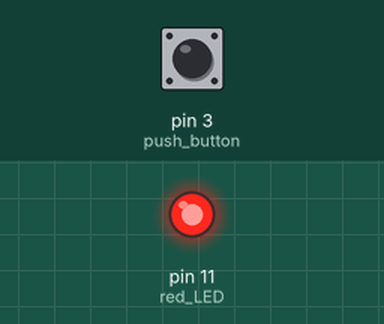
Recording of a sketch running on a simulated Arduino Uno, built with avr-gcc and run on an emulated ATmega328P. Shown: output pins drawn as LEDs (lit = HIGH). Inputs (shaded band) come from the test bench; at power-on: pin 3 (push_button) LOW. What the sketch prints to the serial monitor is not drawn.

Above: at 1.2 s.
1.3 s: pin 3 (push_button) pulled HIGH for 0.15 s
At 1.38 s:
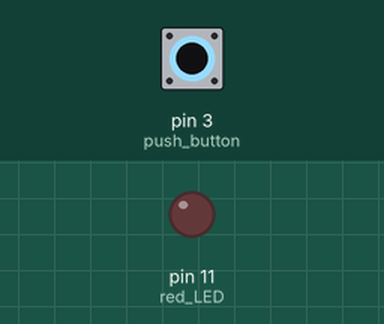
2.9 s: pin 3 (push_button) pulled HIGH for 3.2 s
At 6.7 s:
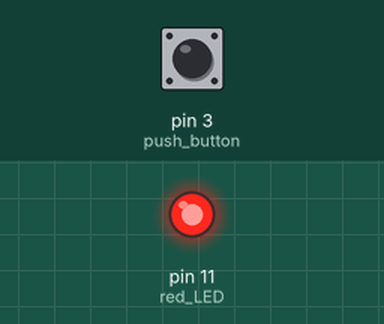
Timing chart, 0 to 8.2 s (numbered marks = the images above; inputs shaded):
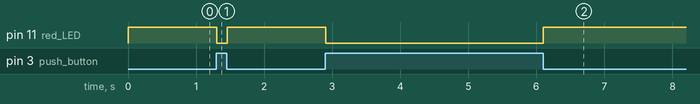

Measured:
- after the input at 1.3 s, pin 11 (red_LED): HIGH → LOW at once, → HIGH 0.15 s later
- after the input at 2.9 s, pin 11 (red_LED): HIGH → LOW at once, → HIGH 3.2 s later

The sketch:

27_PullUp_Resistor_PushButton_LED.ino
```cpp
int red_LED = 11;
int push_button = 3;

int button_state;

void setup() {
  // put your setup code here, to run once:
  pinMode(red_LED, OUTPUT);
  pinMode(push_button, INPUT);

  Serial.begin(9600);
}

void loop() {
  // put your main code here, to run repeatedly:

  button_state = digitalRead(push_button);

  Serial.println(button_state);

  if (button_state == 1){ // not pressed
    digitalWrite(red_LED, LOW);
  } else { // pressed
    digitalWrite(red_LED, HIGH);
  }

}
```
